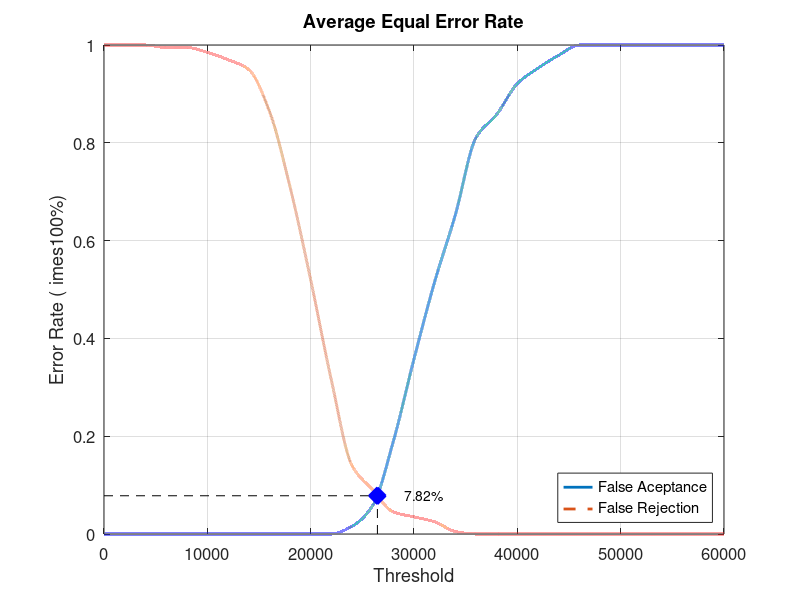
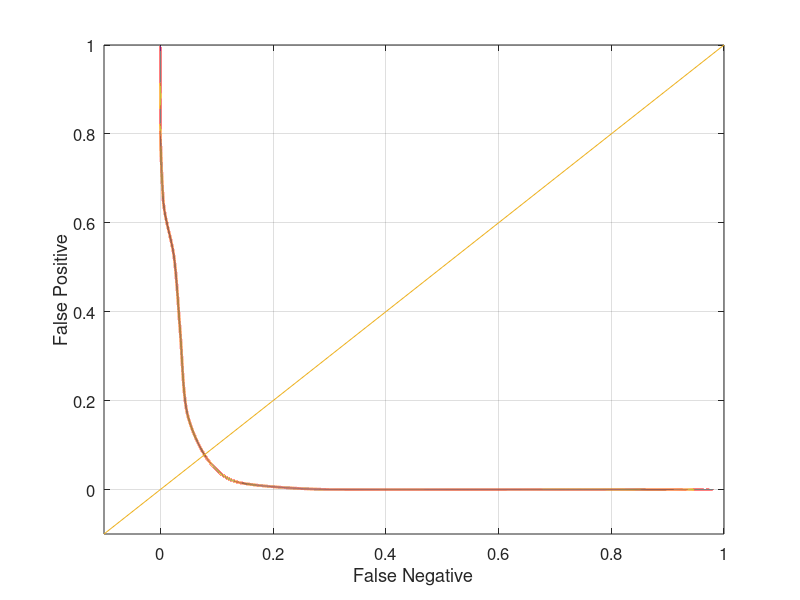

MATLAB code for these plots, in order:
close all;
clear;
clc;
x = 0:2000:60000;
xq = 0:0.5:60000;

y0 = [0 0 0 0 0 0 0 0 0 0 0 0 0.0157895 0.0578947 0.189474 0.357895 0.515789 0.652632 0.810526 0.857895 0.921053 0.952632 0.978947 1 1 1 1 1 1 1 1]
yy0 = interp1(x, y0, xq, 'pchip');
y1 = [1 1 1 0.995 0.995 0.985 0.97 0.95 0.865 0.71 0.52 0.315 0.14 0.09 0.045 0.035 0.025 0.005 0 0 0 0 0 0 0 0 0 0 0 0 0]
yy1 = interp1(x, y1, xq, 'pchip');

% Calculating EER: 
y2 = abs(y0 - y1);
find(y2 == min(y2))
yy2 = abs(yy0 - yy1);
xEER = find(yy2 == min(yy2));
xEERIndex = xq(xEER) % X-axis EER
yEER = yy0(xEER) % Y-axis EER

main = figure
plot(xq, yy0,'-','LineWidth', 2);	hold on
plot(xq, yy1,'--','LineWidth', 2);	hold on
plot([xEERIndex xEERIndex], [0 yEER], 'k--');	hold on
plot([0 xEERIndex], [yEER yEER], 'k--');	hold on
plot(xEERIndex, yEER, 'bx', 'LineWidth', 10);	hold on
text(xEERIndex + 10 * xEERIndex / 100, yEER, [num2str(round((10000 * yEER)) / 100) '%'])
legend('False Aceptance', 'False Rejection', 'Location', 'SouthEast')
xlabel('Threshold')
ylabel('Error Rate (	imes100%)')
title('Average Equal Error Rate')
set(gca, 'FontSize', 12)
axis([0 60000 0 1])
grid on

print(main, 'Database1_4Main', '-dpng');
FNRxFPR = figure('Color', [1 1 1]);
plot(yy1, yy0, '-', yy1, yy0, 'LineWidth', 2);
hold on
y = -0.1:0.1:1
plot(y, y); 
set(gca, 'FontSize', 12)
xlabel('False Negative')
ylabel('False Positive')
axis([-0.1 1 -0.1 1])
set(gca, 'FontSize', 12)
grid on

print(FNRxFPR, 'Database1_4FNRxFPR','-dpng');
